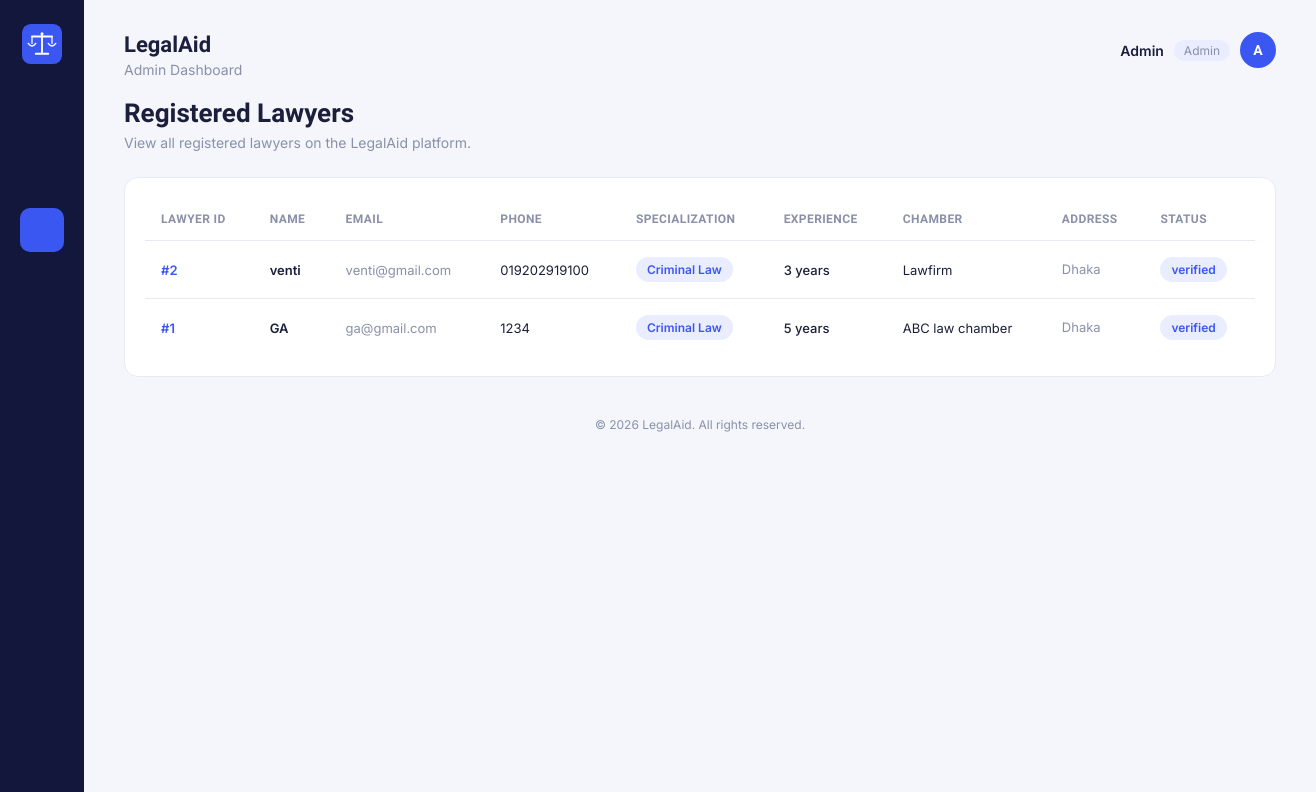
Page /admin/lawyers.php (signed in) on the committed database.
### tables this page shows
CREATE TABLE `lawyer_profiles` (
  `lawyer_id` int(11) NOT NULL,
  `user_id` int(11) NOT NULL,
  `specialization_id` int(11) NOT NULL,
  `experience` int(11) NOT NULL,
  `chamber_name` varchar(150) DEFAULT NULL,
  `address` varchar(255) DEFAULT NULL,
  `bio` text DEFAULT NULL,
  `consultation_fee` int(100) NOT NULL,
  `verification_status` varchar(20) NOT NULL
);

CREATE TABLE `users` (
  `user_id` int(11) NOT NULL,
  `name` varchar(100) NOT NULL,
  `email` varchar(100) NOT NULL,
  `password` varchar(255) NOT NULL,
  `phone` varchar(20) DEFAULT NULL,
  `role` varchar(20) NOT NULL,
  `created_at` timestamp NOT NULL DEFAULT current_timestamp() ON UPDATE current_timestamp(),
  `status` varchar(20) NOT NULL DEFAULT 'active'
);

CREATE TABLE `specializations` (
  `specialization_id` int(11) NOT NULL,
  `name` varchar(100) NOT NULL,
  `description` text DEFAULT NULL
);

### admin/lawyers.php (the view, shortened to what this page needs)
<?php
include("../db.php");
$username=$_SESSION["username"];
function icon($name)
{
    $icons=[
        'home'=>
        '<path d="M4 11.5 12 5l8 6.5"/>
         <path d="M6 10v9a1 1 0 0 0 1 1h4v-6h2v6h4a1 1 0 0 0 1-1-1v-9"/>',
        'users'=>
        '<circle cx="9" cy="8" r="3"/>
         <path d="M2.5 20c1-3.3 3.4-5 6.5-5s5.5 1.7 6.5 5"/>
         <circle cx="17" cy="9" r="2.4"/>
         <path d="M15.8 12.2c2.3.3 3.9 1.8 4.7 4.3"/>',
        'briefcase'=>
        '<rect x="3.5" y="8" width="17" height="11" rx="2"/>
         <path d="M8.5 8V6a2 2 0 0 1 2-2h3a2 2 0 0 1 2 2v2"/>
         <path d="M3.5 13h17"/>',
        'shield'=>
        '<path d="M12 3.5 19 6v6c0 4.4-3 7.8-7 8.5-4-.7-7-4.1-7-8.5V6z"/>
         <path d="m9 12 2 2 4-4.2"/>',
        'calendar'=>
        '<rect x="4" y="5.5" width="16" height="14.5" rx="2"/>
         <path d="M4 10h16M8 3.5v3M16 3.5v3"/>',
        'folder'=>
        '<path d="M3.5 7.5a1.5 1.5 0 0 1 1.5-1.5h4l2 2.2h8a1.5 1.5 0 0 1 1.5 1.5V18a1.5 1.5 0 0 1-1.5 1.5H5A1.5 1.5 0 0 1 3.5 18z"/>',
        'chart'=>
        '<path d="M4 20V10M11 20V4M18 20v-7"/>
         <path d="M2.5 20.5h19"/>',
        'logout'=>
        '<path d="M9 21H5a2 2 0 0 1-2-2V5a2 2 0 0 1 2-2h4"/>
         <path d="M16 17l5-5-5-5"/>
         <path d="M21 12H9"/>'
    ];
    $body=$icons[$name] ?? '';
    return '<svg viewBox="0 0 24 24"
        fill="none"
        stroke="currentColor"
        stroke-width="1.7"
        stroke-linecap="round"
        stroke-linejoin="round">'.$body.'</svg>';
}
?>
<!DOCTYPE html>
<html lang="en">
<head>
<link rel="stylesheet" href="lawyers.css">
</head>
<body>
<div class="app">
    <nav class="sidebar">
        <a class="sidebar-logo" href="../dashboard.php">
            <img src="../logo/logo-icon.svg" alt="LegalAid">
        </a>
        <ul class="sidebar-nav">
            <li title="Dashboard">
                <a href="../dashboard.php">
                    <?php echo icon('home'); ?>
                </a>
            </li>
            <li title="View Clients">
                <a href="clients.php">
                    <?php echo icon('users'); ?>
                </a>
            </li>
            <li class="active" title="View Lawyers">
                <a href="lawyers.php">
                    <?php echo icon('briefcase'); ?>
                </a>
            </li>
            <li title="Lawyer Verification">
                <a href="verification.php">
                    <?php echo icon('shield'); ?>
                </a>
            </li>
            <li title="View Appointments">
                <a href="appointments.php">
                    <?php echo icon('calendar'); ?>
                </a>
            </li>
            <li title="View Cases">
                <a href="cases.php">
                    <?php echo icon('folder'); ?>
                </a>
            </li>
            <li title="View Reports">
                <a href="reports.php">
                    <?php echo icon('chart'); ?>
                </a>
            </li>
        </ul>
        <div class="sidebar-bottom">
            <a href="../logout.php" title="Logout">
                <?php echo icon('logout'); ?>
            </a>
        </div>
    </nav>
    <main class="main">
        <header class="topbar">
            <div>
                <h1>LegalAid</h1>
                <p class="subtitle">
                    Admin Dashboard
                </p>
            </div>
            <div class="account">
                <span class="account-name">
                    <?php echo htmlspecialchars($username); ?>
                </span>
                <span class="account-role">
                    Admin
                </span>
                <div class="avatar">
                    <?php echo strtoupper(substr($username,0,1)); ?>
                </div>
            </div>
        </header>
        <section class="page-header">
            <h2>Registered Lawyers</h2>
            <p>
                View all registered lawyers on the LegalAid platform.
            </p>
        </section>
        <section class="table-card">
            <table class="lawyers-table">
                <thead>
                    <tr>
                        <th>Lawyer ID</th>
                        <th>Name</th>
                        <th>Email</th>
                        <th>Phone</th>
                        <th>Specialization</th>
                        <th>Experience</th>
                        <th>Chamber</th>
                        <th>Address</th>
                        <th>Status</th>
                    </tr>
                </thead>
                <tbody>
<?php
$sql="SELECT
lawyer_profiles.*,
users.name,
users.email,
users.phone,
specializations.name AS specialization_name
FROM lawyer_profiles
JOIN users
ON lawyer_profiles.user_id=users.user_id
JOIN specializations
ON lawyer_profiles.specialization_id=
specializations.specialization_id
ORDER BY lawyer_profiles.lawyer_id DESC";
$result=mysqli_query($conn,$sql);
if(mysqli_num_rows($result)>0)
{
    while($row=mysqli_fetch_assoc($result))
    {
?>
                    <tr>
                        <td>
                            <span class="lawyer-id">
                                #<?php echo $row["lawyer_id"]; ?>
                            </span>
                        </td>
                        <td>
                            <span class="lawyer-name">
                                <?php echo htmlspecialchars($row["name"]); ?>
                            </span>
                        </td>
                        <td>
                            <span class="email">
                                <?php echo htmlspecialchars($row["email"]); ?>
                            </span>
                        </td>
                        <td>
                            <span class="phone">
                                <?php echo htmlspecialchars($row["phone"]); ?>
                            </span>
                        </td>
                        <td>
                            <span class="specialization">
                                <?php echo htmlspecialchars($row["specialization_name"]); ?>
                            </span>
                        </td>
                        <td>
                            <span class="experience">
                                <?php echo htmlspecialchars($row["experience"]); ?>
                                years
                            </span>
                        </td>
                        <td>
                            <span class="chamber">
                                <?php echo htmlspecialchars($row["chamber_name"]); ?>
                            </span>
                        </td>
                        <td>
                            <span class="address">
                                <?php echo htmlspecialchars($row["address"]); ?>
                            </span>
                        </td>
                        <td>
                            <span class="status">
                                <?php echo htmlspecialchars($row["verification_status"]); ?>
                            </span>
                        </td>
                    </tr>
<?php
    }
}
?>
                </tbody>
            </table>
        </section>
        <footer class="footer">
            &copy;
            <?php echo date("Y"); ?>
            LegalAid. All rights reserved.
        </footer>
    </main>
</div>
</body>
</html>

### admin/lawyers.css (style rules this page uses)
:root { --sidebar: #12173B; --sidebar-icon: #7C82AA; --sidebar-icon-active: #FFFFFF; --accent: #3B57F2; --accent-soft: #EAEDFF; --bg: #F4F6FC; --card: #FFFFFF; --text: #1B1F3B; --muted: #8A90A8; --border: #E7EAF5; --radius: 14px; }
* { box-sizing: border-box; }
body { margin: 0; font-family: 'Inter', Arial, sans-serif; background-color: var(--bg); color: var(--text); }
h1, h2, h3 { font-family: 'Sora', 'Inter', Arial, sans-serif; margin: 0; }
a { text-decoration: none; color: inherit; }
.app { display: flex; min-height: 100vh; }
.sidebar { width: 84px; flex-shrink: 0; background-color: var(--sidebar); display: flex; flex-direction: column; align-items: center; padding: 24px 0; }
.sidebar-logo { display: flex; align-items: center; justify-content: center; margin-bottom: 36px; }
.sidebar-logo img { width: 40px; height: 40px; display: block; }
.sidebar-nav { list-style: none; padding: 0; margin: 0; display: flex; flex-direction: column; gap: 10px; flex-grow: 1; width: 100%; }
.sidebar-nav li a { display: flex; align-items: center; justify-content: center; width: 44px; height: 44px; margin: 0 auto; border-radius: 10px; color: var(--sidebar-icon); transition: background-color 0.15s ease, color 0.15s ease; }
.sidebar-nav li a svg { width: 20px; height: 20px; }
.sidebar-nav li.active a { background-color: var(--accent); color: var(--sidebar-icon-active); }
.sidebar-bottom a { display: flex; align-items: center; justify-content: center; width: 44px; height: 44px; border-radius: 10px; color: var(--sidebar-icon); }
.sidebar-bottom a svg { width: 20px; height: 20px; }
.main { flex-grow: 1; padding: 32px 40px 24px; max-width: 1400px; }
.topbar { display: flex; align-items: flex-start; justify-content: space-between; margin-bottom: 20px; }
.topbar h1 { font-size: 22px; color: var(--text); }
.subtitle { margin: 4px 0 0; color: var(--muted); font-size: 14px; }
.account { display: flex; align-items: center; gap: 10px; }
.account-name { font-weight: 600; font-size: 14px; }
.account-role { font-size: 12px; color: var(--muted); background: var(--accent-soft); padding: 3px 10px; border-radius: 999px; }
.avatar { width: 36px; height: 36px; border-radius: 50%; background: var(--accent); color: white; font-family: 'Sora', sans-serif; font-weight: 600; display: flex; align-items: center; justify-content: center; font-size: 14px; }
.page-header { margin: 18px 0 26px; }
.page-header h2 { font-size: 26px; }
.page-header p { margin: 6px 0 0; color: var(--muted); font-size: 14px; }
.table-card { background: var(--card); border: 1px solid var(--border); border-radius: var(--radius); padding: 20px; overflow-x: auto; transition: box-shadow 0.15s ease, border-color 0.15s ease; }
.lawyers-table { width: 100%; border-collapse: collapse; min-width: 1100px; }
.lawyers-table th { text-align: left; font-family: 'Sora', 'Inter', Arial, sans-serif; font-size: 12px; font-weight: 600; color: var(--muted); text-transform: uppercase; letter-spacing: 0.4px; padding: 14px 16px; border-bottom: 1px solid var(--border); white-space: nowrap; }
.lawyers-table td { padding: 16px; font-size: 13px; color: var(--text); border-bottom: 1px solid var(--border); vertical-align: middle; }
.lawyers-table tbody tr:last-child td { border-bottom: none; }
.lawyers-table tbody tr { transition: background-color 0.15s ease; }
.lawyer-id { font-weight: 600; color: var(--accent); white-space: nowrap; }
.lawyer-name { font-weight: 600; white-space: nowrap; }
.email { color: var(--muted); white-space: nowrap; }
.phone { color: var(--text); white-space: nowrap; }
.specialization { display: inline-block; padding: 5px 11px; border-radius: 999px; background: var(--accent-soft); color: var(--accent); font-size: 12px; font-weight: 600; white-space: nowrap; }
.experience { color: var(--text); font-weight: 500; white-space: nowrap; }
.chamber { color: var(--text); white-space: nowrap; }
.address { color: var(--muted); display: block; max-width: 220px; line-height: 1.5; }
.status { display: inline-block; padding: 5px 11px; border-radius: 999px; background: var(--accent-soft); color: var(--accent); font-size: 12px; font-weight: 600; white-space: nowrap; }
.footer { margin-top: 40px; text-align: center; color: var(--muted); font-size: 12px; }

### rows in the picture
lawyer_profiles: lawyer_id "2", user.name "venti", user.email "venti@gmail.com", user.phone "019202919100", specialization.name "Criminal Law", experience "3", chamber_name "Lawfirm", address "Dhaka", verification_status "verified"
lawyer_profiles: lawyer_id "1", user.name "GA", user.email "ga@gmail.com", user.phone "1234", specialization.name "Criminal Law", experience "5", chamber_name "ABC law chamber", address "Dhaka", verification_status "verified"

### other values in the picture
$username "Admin"
substr($username,0,1) "A"
